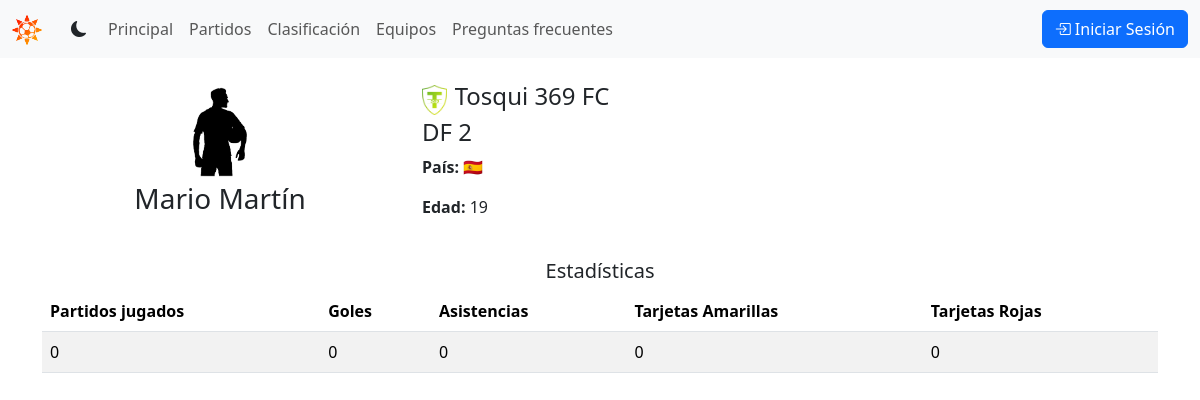
The app's page /players/8/, older data.
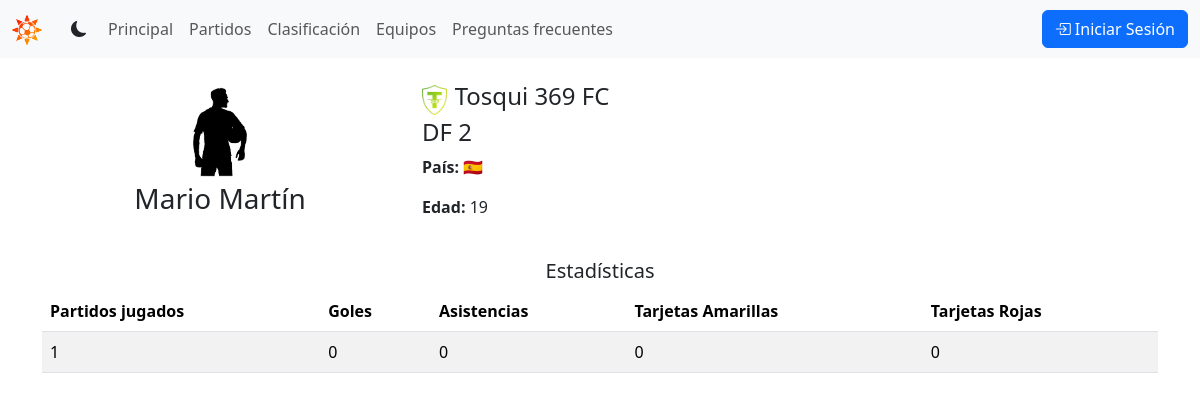
The same page, newer data.
### players/models.py (models this page shows, shortened)
class Player(models.Model):
    user = models.OneToOneField(settings.AUTH_USER_MODEL, on_delete=models.CASCADE)
    photo = models.ImageField(upload_to='players', default='players/default.png')
    team = models.ForeignKey('tournament.Team', related_name='players', null=True, on_delete=models.CASCADE)
    birthdate = models.DateField(blank=True, null=True)
    country = models.CharField(max_length=20, default='🇪🇸')
    number = models.SmallIntegerField(blank=True, default=00)
    GOALKEEPER = 'GK'
    DEFENDER = 'DF'
    MIDFIELDER = 'MD'
    FORWARD = 'FW'
    ROLE = {
        GOALKEEPER: 'Portero',
        DEFENDER: 'Defensa',
        MIDFIELDER: 'Centrocampista',
        FORWARD: 'Delantero'
    }
    position = models.CharField(
        max_length=2,
        choices=ROLE,
        default=MIDFIELDER,
    )
    played=models.SmallIntegerField(default=0)
    goals=models.SmallIntegerField(default=0)
    assists = models.SmallIntegerField(default=0)
    yellow_cards = models.SmallIntegerField(default=0)
    red_cards = models.SmallIntegerField(default=0)
    class Meta:
        ordering = ['team', 'position', 'number']

### tournament/models.py (models this page shows, shortened)
class Team(models.Model):
    name = models.CharField(max_length=100, unique=True)
    club_code = models.CharField(max_length=3, unique=True, default='UFC')
    shield = models.ImageField(upload_to='shields', default='shields/default.png')
    info = models.TextField(max_length=1000, blank=True)
    class Meta:
        ordering = ['name']

### players/views.py (the view)
# urls.py: path('<player_id>/', views.player_info, name='player-info'),
def player_info(request, player_id):
    player = Player.objects.get(id=player_id)
    if player.birthdate:
        age = get_player_age(player.birthdate)
    else:
        age = ''
    return render(request, 'players/player.html', {'player': player, 'age': age})

### shared/funcs.py (called while the page is built)
def get_player_age(birthdate: date) -> int:
    now = date.today()
    TODAY = now.day
    MONTH = now.month
    YEAR = now.year
    if birthdate.month > MONTH:
        return YEAR - birthdate.year - 1
    elif birthdate.month == MONTH:
        if birthdate.day > TODAY:
            return YEAR - birthdate.year - 1
        else:
            return YEAR - birthdate.year
    else:
        return YEAR - birthdate.year

### players/templates/players/player.html
{% extends "base.html" %}
{% block content %}
<div class="container mt-4">
    <div class="row">
        <div class="col-md-4 text-center">
            <img src="{{ player.photo.url }}" class="img-fluid" style="max-width: 100px; max-height: 100px;" alt="Foto de {{ player.user.first_name }} {{ player.user.last_name }}">
            <h3>{{ player.user.first_name }} {{ player.user.last_name }}</h3>
        </div>
        <div class="col-md-8">
            <div class="d-flex align-items-center">
                <img src="{{ player.team.shield.url }}" class="img-fluid" style="max-width: 30px; max-height: 30px;" alt="Escudo de {{ player.team.name }}">
                <h4 class="ms-2">{{ player.team.name }}</h4>
            </div>
            <h4>{{ player.position }}  {{ player.number }}</h4>
            <p><strong>País:</strong> {{ player.country }}</p>
            <p><strong>Edad:</strong> {{ age }}</p>
        </div>
    </div>
    <h2 class="lead text-center mt-4">Estadísticas</h2>
    <table class="table table-striped">
        <thead>
            <tr>
                <th>Partidos jugados</th>
                <th>Goles</th>
                <th>Asistencias</th>
                <th>Tarjetas Amarillas</th>
                <th>Tarjetas Rojas</th>
            </tr>
        </thead>
        <tbody>
            <tr>
                <td>{{ player.played }}</td>
                <td>{{ player.goals }}</td>
                <td>{{ player.assists }}</td>
                <td>{{ player.yellow_cards }}</td>
                <td>{{ player.red_cards }}</td>
            </tr>
        </tbody>
    </table>
</div>
{% endblock %}

Row changes from the older to the newer data that the page shows:
changed Player "DF": played "0" → "1"
